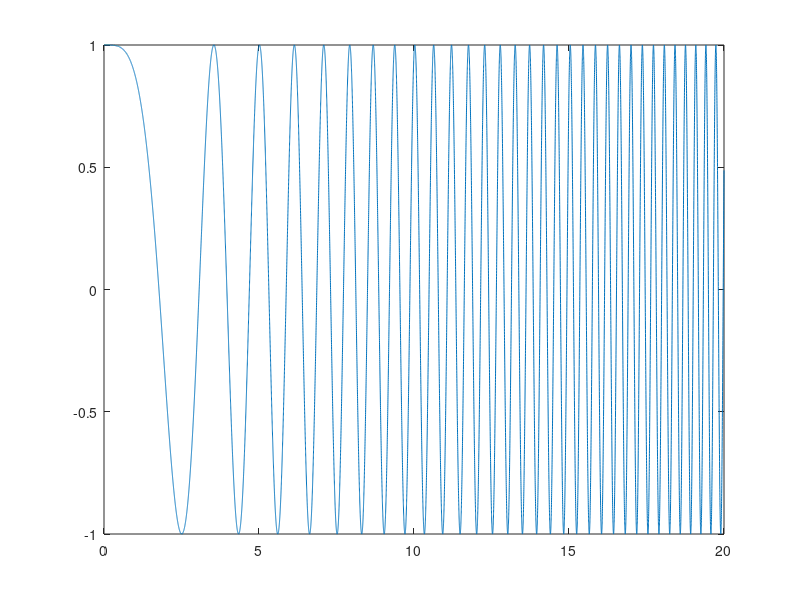

The MATLAB source for this figure:
clear all; close all; clc;

wmin = 2*pi*0;
wmax = 2*pi*1000;
T = 1E-3;
tmin = 0;
tmax = 20;
t = (tmin:T:tmax)';

u = cos(wmin*t+1/2*1*t.^2);

plot(t,u)
